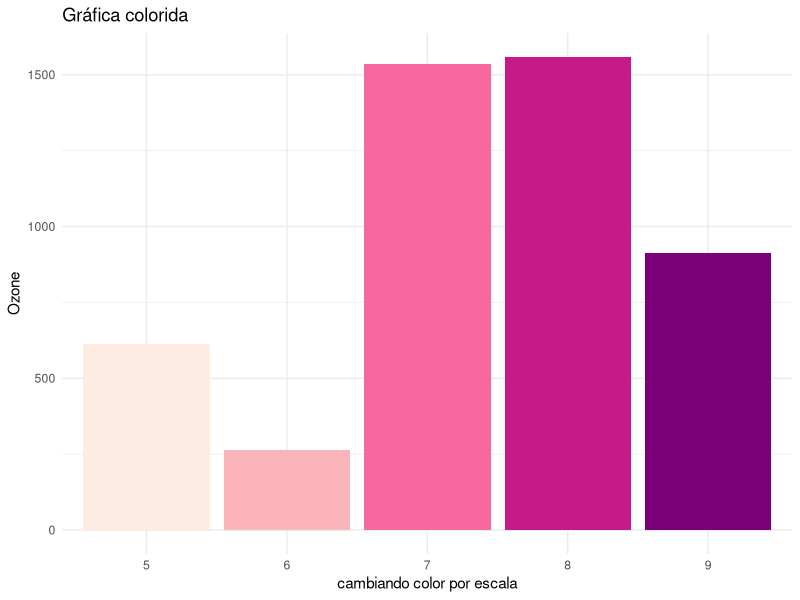
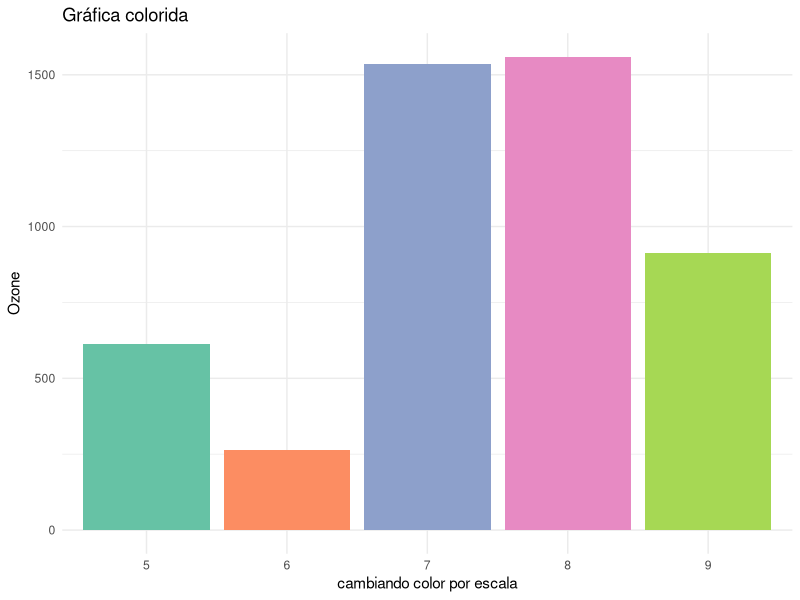
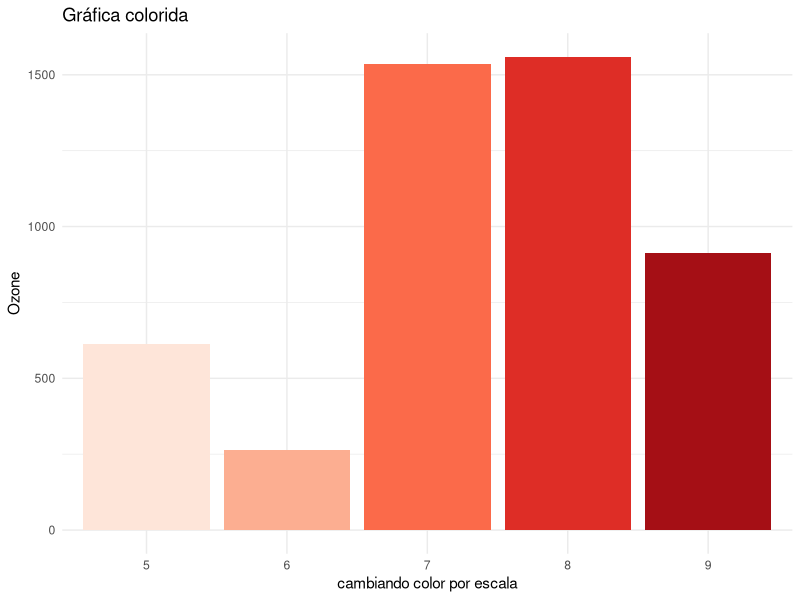
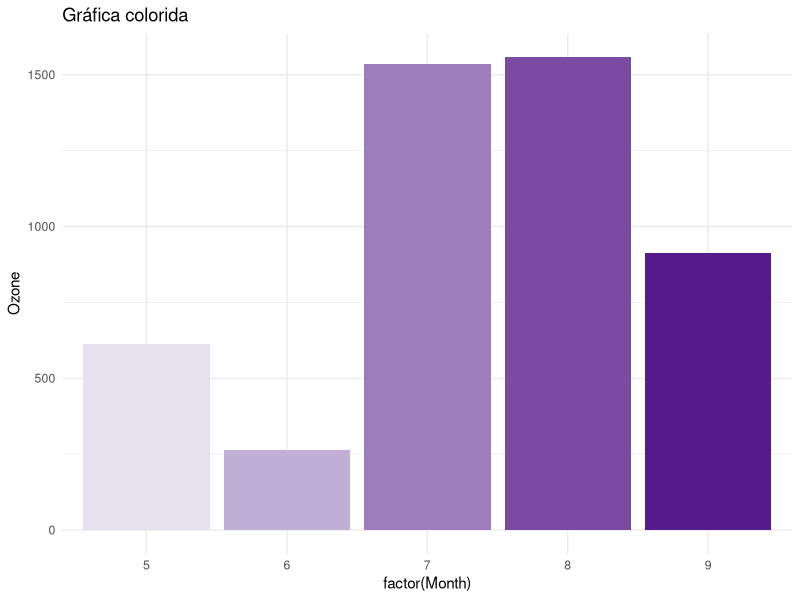

Source code (R) for these figures, in order:
## ---- chunk 1
library(ggplot2)
# airquality # datos prueba
ggplot(data = airquality, aes(x = factor(Month), y = Ozone, fill = factor(Month))) + #indicas la variable de agrupamiento -debe ser tipo factor- y la de interes, tambien requieres llenar el parametro 'fill' con la variable con la que agrupa 
	geom_bar(stat="identity") +   # se construyen las barras
	scale_fill_brewer(palette = 'RdPu')+ # la magia de poder escoger facíl el color de la escala 'continua' o discreta
	xlab('cambiando color por escala') + theme_minimal() +  ggtitle('Gráfica colorida')+  #demas cosas
	guides(fill=FALSE) #quitar leyenda
## ---- chunk 2
ggplot(data = airquality, aes(x = factor(Month), y = Ozone, fill = factor(Month))) + #indicas la variable de agrupamiento -debe ser tipo factor- y la de interes, tambien requieres llenar el parametro 'fill' con la variable con la que agrupa 
	geom_bar(stat="identity") +   # se construyen las barras
	scale_fill_brewer(palette = 'Set2')+ # la magia de poder escoger facíl el color de la escala 'continua' o discreta
	xlab('cambiando color por escala') + theme_minimal() +  ggtitle('Gráfica colorida')+  	guides(fill=FALSE) #quitar leyenda

## ---- chunk 3
library(RColorBrewer)
cols <- brewer.pal(length(levels(factor(airquality$Month))), "Reds") # numero de niveles en el factor
names(cols) <- levels(factor(airquality$Month))
ggplot(data = airquality, aes(x = factor(Month), y = Ozone, fill = factor(Month))) + 	geom_bar(stat="identity") + 
	scale_fill_manual("legend", values = cols)	+
	xlab('cambiando color por escala') + theme_minimal() +  ggtitle('Gráfica colorida')+guides(fill=FALSE)
## ---- chunk 4
paleta <- colorRampPalette(c("#E7E1EF", "purple4")) # Escala continua personalizada
cols <- paleta(length(levels(factor(airquality$Month))))
names(cols) <- levels(airquality$Month)
ggplot(data = airquality, aes(x = factor(Month), y = Ozone, fill = factor(Month))) + 	   geom_bar(stat="identity") + 
    	scale_fill_manual("legend", values = cols)	+ theme_minimal() +  ggtitle('Gráfica colorida')+guides(fill=FALSE)
